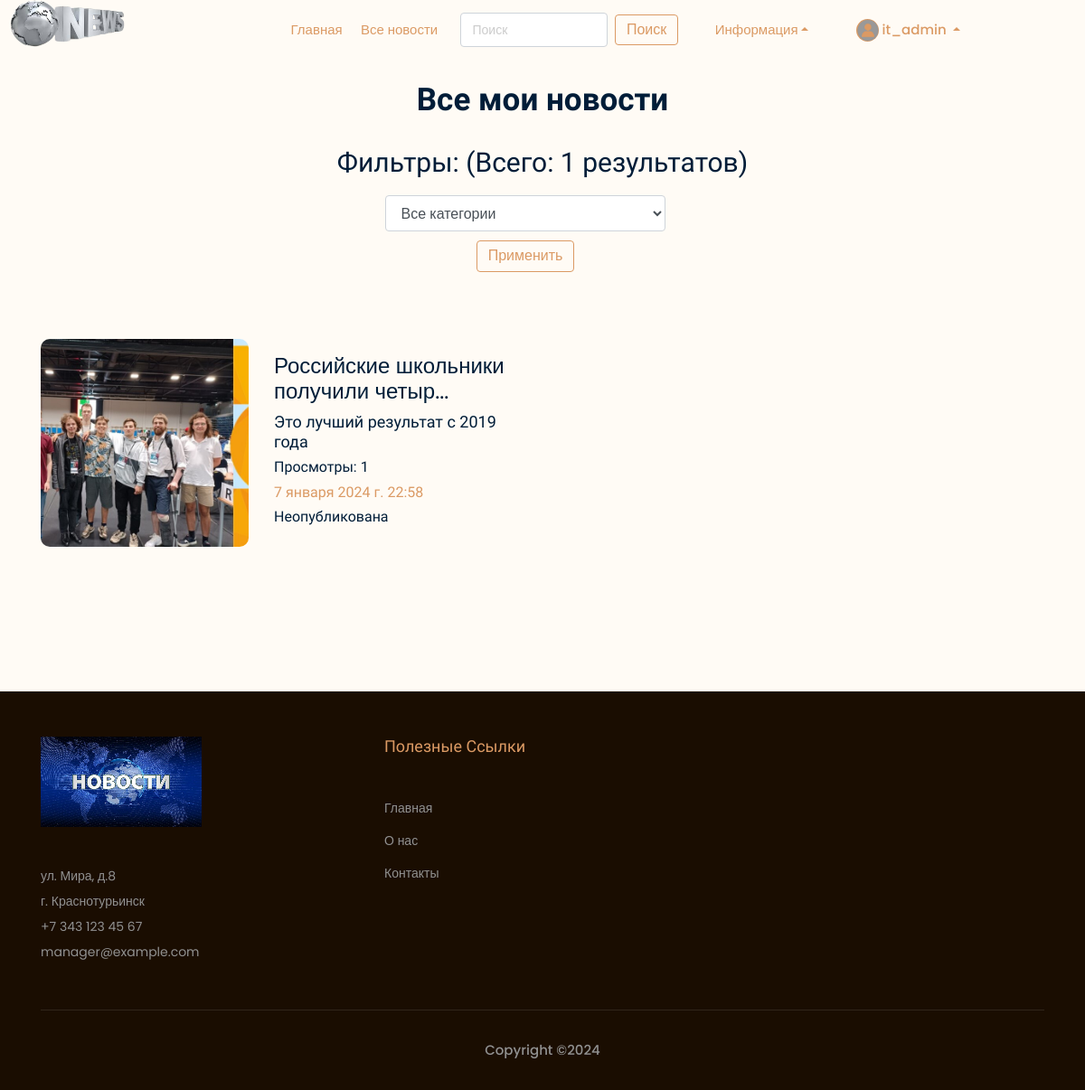
/users/mynewslist (signed in), run on an earlier commit of the app's database.
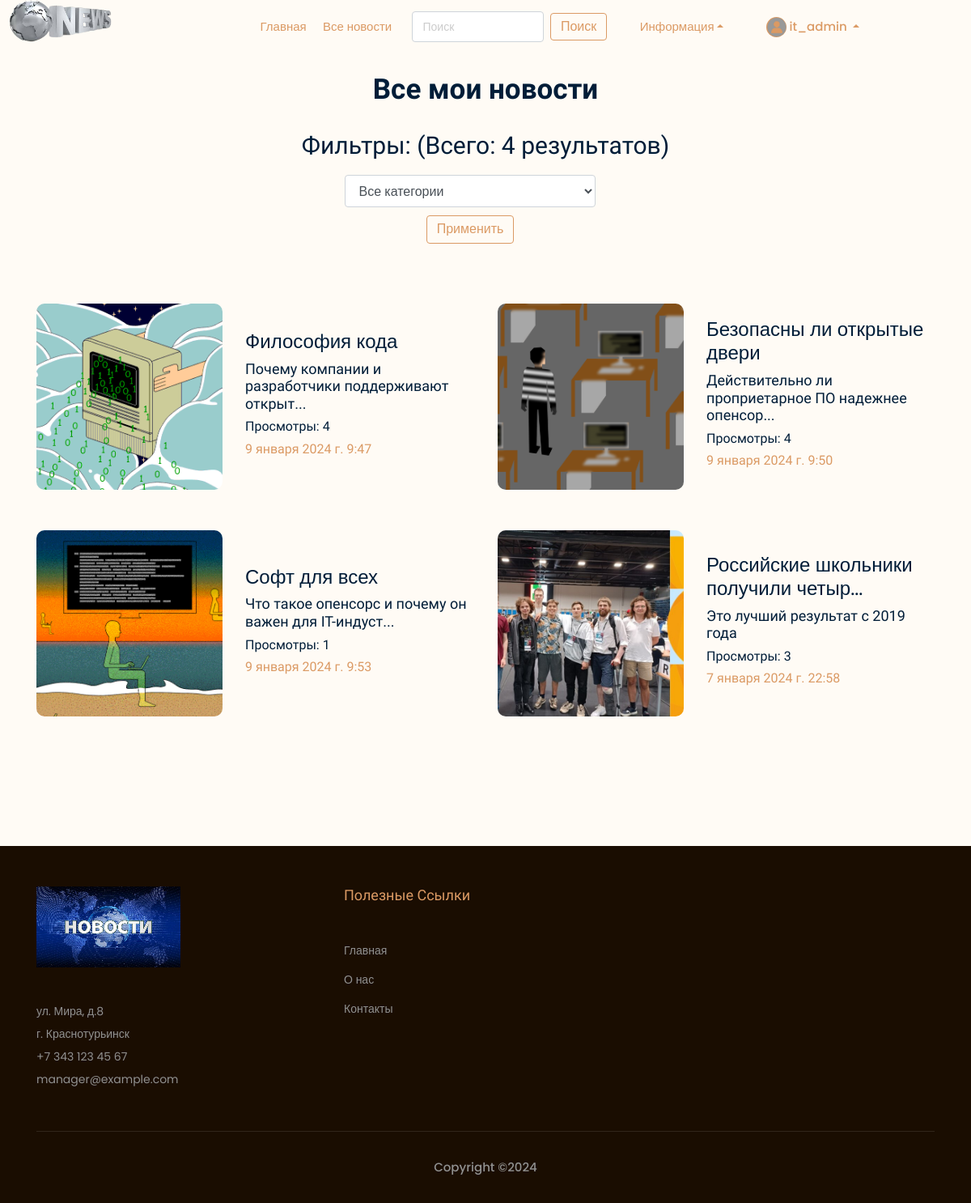
And on a later commit of the database.
### users/models.py (models this page shows, shortened)
class Account(models.Model):
    gender_choices = [('M', 'Male'),
                     ('F', 'Female'),
                     ('N/A', 'Not answered')]
    user = models.OneToOneField(User, on_delete=models.CASCADE,
                                primary_key=True, verbose_name='Имя пользователя')
    nickname = models.CharField('Псевдоним', max_length=100,
                                validators=[MinLengthValidator(2), MaxLengthValidator(50)])
    birthdate = models.DateField(blank=True, null=True, verbose_name='Дата рождения')
    gender = models.CharField(choices=gender_choices, max_length=20, verbose_name='Пол')
    account_image = models.ImageField(default='default.jpg',
                                      upload_to='account_images')
    address = models.CharField(blank=True, null=True, max_length=100, verbose_name='Адрес',
                               validators=[MaxLengthValidator(50)])
    vk = models.CharField(blank=True, null=True, max_length=100, validators=[MaxLengthValidator(30)])
    instagram = models.CharField(blank=True, null=True, max_length=100, validators=[MaxLengthValidator(30)])
    telegram = models.CharField(blank=True, null=True, max_length=100, validators=[MaxLengthValidator(30)])
    phone = models.CharField(blank=True, null=True, max_length=20, verbose_name='Телефон')
    objects = models.Manager()
    class Meta:
        ordering = ['user']
        verbose_name = 'Профиль'
        verbose_name_plural = 'Профили'

### news/models.py (models this page shows, shortened)
class Article(models.Model):
    categories = [('IT', 'IT'),
                  ('SPORT', 'Sport'),
                  ('AI', 'AI')]
    author = models.ForeignKey(User, on_delete=models.SET_NULL, null=True, verbose_name='Автор')    # Если пользователь удалится, то данное поле будет NULL
    title = models.CharField('Название', max_length=100, validators=[MinLengthValidator(10), MaxLengthValidator(100)])
    anouncement = models.TextField('Аннотация', max_length=250, validators=[MinLengthValidator(10), MaxLengthValidator(250)])
    text = models.TextField('Текст новости', validators=[MinLengthValidator(30), MaxLengthValidator(10000)])
    date = models.DateTimeField('Дата публикации', auto_created=True)
    date_edit = models.DateTimeField('Дата редактирования', auto_now=True)
    category = models.CharField(choices=categories, max_length=20, verbose_name='Категории')
    tags = models.ManyToManyField(to=Tag, blank=True, verbose_name='Тэги')    # blank - разрешаем полю быть пустым
    slug = models.SlugField()
    objects = models.Manager()
    published = PublishedToday()
    status = models.BooleanField(default=False, verbose_name='Опубликовано')    # Автор добавляет новость и по-умолчанию она не публикуется. Модетатор должен подтвердить публикацию - True
    def get_absolute_url(self):
        return f'/news/show/{self.id}'
    def get_views(self):
        return self.views.count()
    class Meta:
        ordering = ['date', 'title']    # Порядок сортировки
        verbose_name = 'Новость'
        verbose_name_plural = 'Новости'

class Image(models.Model):
    def folder_path(instance, filename):
        return f"article_images/article_{instance.article.pk}/{filename}"
    article = models.ForeignKey(Article, on_delete=models.CASCADE, verbose_name='Новость')
    title = models.CharField(max_length=50, blank=True, verbose_name='Название')
    image = models.ImageField(upload_to=folder_path)     # лучше добавить поле default !!!  # default='default_article_img.png',
    objects = models.Manager()
    class Meta:
        verbose_name = 'Изображение'
        verbose_name_plural = 'Изображения'

### users/views.py (the view)
# urls.py: path('mynewslist', views.my_news_list, name='my_news_list'),
def my_news_list(request):
    categories = Article.categories #создали перечень категорий
    author = User.objects.get(id=request.user.id) #фильтр по автору
    articles = Article.objects.filter(author=author)
    if request.method == "POST":
        category_filter = int(request.POST.get('category_filter'))
        if category_filter != 0: #фильтруем найденные результаты по категориям
            articles = articles.filter(category__icontains=categories[category_filter-1][0])
    else: #если страница открывется впервые
        category_filter = 0
    articles = articles.order_by('-date')
    total = len(articles)
    p = Paginator(articles, 6)
    page_number = request.GET.get('page')
    page_obj = p.get_page(page_number)
    context = {'articles': page_obj, 'total': total,
               'categories': categories, 'category_filter': category_filter}
    return render(request, 'users/my_news_list.html', context)

### users/templatetags/users_extras.py (called while the page is built)
@register.filter(name="has_group")
def has_group(user, group_name):
    return user.groups.filter(name=group_name).exists()

### users/templates/users/my_news_list.html (shortened to what this page needs)
{% extends 'main/base_template.html' %}
{% load static %}
{% load bootstrap5 %}
{% block content %}
<div class="Delicious_area">
    {% if total != 0 %}
    <div class="container">
        <div class="row">
            <div class="col-xl-12">
                <div class="section_title text-center mb-30">
                    <h3>Все мои новости</h3>
                </div>
            </div>
        </div>
        <div class="row">
            <div class="col-xl-12">
                <div class="section_title text-center mb-50">
                    <label><h2> Фильтры: (Всего: {{ total }} результатов) </h2>
                        <form method="post">
                                    <div class="form-group col-11">
                                        <select class="form-select" name="category_filter" style="width:80%">
                                            <option value="0">Все категории</option>
                                        </select>
                                        <button class="buttn2 boxed-button2 my-2 my-sm-0" type="submit">Применить</button>
                                    </div>
                        </form>
                    </label>
                </div>
            </div>
        </div>
    </div>
    <div class="container">
        {% include 'news/news_random_main.html' with articles=articles %}
    </div>
    {% endif %}
</div>
{% endblock %}

### main/templates/main/base_template.html (shortened to what this page needs)
<!DOCTYPE html>
<html lang="en">
{% load static %}
{% load users_extras %}
<head>
    <link rel="stylesheet" href="{% static 'main' %}/css/bootstrap.min.css">
    <link rel="stylesheet" href="{% static 'main' %}/css/owl.carousel.min.css">
    <link rel="stylesheet" href="{% static 'main' %}/css/magnific-popup.css">
    <link rel="stylesheet" href="{% static 'main' %}/css/font-awesome.min.css">
    <link rel="stylesheet" href="{% static 'main' %}/css/themify-icons.css">
    <link rel="stylesheet" href="{% static 'main' %}/css/gijgo.css">
    <link rel="stylesheet" href="{% static 'main' %}/css/flaticon.css">
    <link rel="stylesheet" href="{% static 'main' %}/css/slicknav.css">
    <link rel="stylesheet" href="{% static 'main' %}/css/style.css">
    <link rel="stylesheet" href="https://ajax.googleapis.com/ajax/libs/jqueryui/1.11.4/themes/smoothness/jquery-ui.css">
</head>
<body>
{% include 'main/header.html' %}
{% block content %}{% endblock %}
{% include 'main/foot.html' %}
</body>
</html>

### main/templates/main/header.html (shortened to what this page needs)
{% load static %}
{% load users_extras %}
<header>
    <div class="header-area">
        <div id="sticky-header" class="main-header-area">
            <div class="container-fluid p-0">
                <div class="header_bottom_border">
                    <div class="row align-self-start no-gutters">
                        <div class="mx-auto col-xl-2 col-lg-2">
                            <div class="logo">
                                <a href="{% url 'home' %}">
                                        <img src="{% static 'main' %}/img/logo.png" alt="">
                                </a>
                            </div>
                        </div>
                        <div class="col-xl-10 col-lg-10">
                            <div class="main-menu d-none d-lg-block">
                                <nav>
                                    <ul id="navigation">
                                        <li><a href="{% url 'home' %}">Главная</a></li>
                                        <li><a href="{% url 'news_index' %}">Все новости</a></li>
                                        <li>
                                            <form class="form-inline" action="{% url 'search' %}" method="post" style="width: 250px">
                                                <input class="form-search mr-sm-2" id="search_input" name="search_input" type="search" placeholder="Поиск" aria-label="Search">
                                                <button class="buttn2 boxed-button2 my-2 my-sm-0" type="submit">Поиск</button>
                                            </form>
                                        </li>
                                        <li class="nav-item dropup">
                                            <a class="nav-link dropdown-toggle dropdown-toggle-split" data-toggle="dropdown" href="#" role="button" aria-haspopup="true" aria-expanded="false">
                                            Информация</a>
                                        </li>
                                        {% if request.user.id %}
                                            <li class="nav-item dropup">
                                                <a class="nav-link dropdown-toggle dropdown-toggle-split" data-toggle="dropdown" href="#" role="button" aria-haspopup="true" aria-expanded="false">
                                                    <img src="{{ request.user.account.account_image.url }}" alt="" width="25" height="25" class="rounded-circle me-2">
                                                    {{ request.user.username }}
                                                </a>
                                            </li>
                                        {% endif %}
                                        <br>
                                    </ul>
                                </nav>
                            </div>
                        </div>
                        <div class="col-12">
                        </div>
                    </div>
                </div>
            </div>
        </div>
    </div>
</header>

### news/templates/news/news_random_main.html (shortened to what this page needs)
<div class="row">
    {% for article in articles %}
        <div class="col-xl-6 col-md-6 col-lg-6">
            <a href="{{ article.get_absolute_url }}">
            <div class="single_delicious d-flex align-items-center">
                <div class="thumb">
                    {% if article.image_set.all %}
                        <img class="d-block" src="{{ article.image_set.all.0.image.url }}" alt="{{ article.title }}">
                    {% else %}
                        <img class="d-block" src="/media/default_article_img.png" alt="{{ article.title }}">
                    {% endif %}
                </div>
                <div class="info">
                    {% if article.title|length > 35 %}
                        <h3>{{ article.title|slice:":35" }}...</h3>
                    {% else %}
                        <h3>{{ article.title }}</h3>
                    {% endif %}
                    {% if article.anouncement|length > 50 %}
                        <h4>{{ article.anouncement|slice:":50" }}...</h4>
                    {% else %}
                        <h4>{{ article.anouncement }}</h4>
                    {% endif %}
                    <h5>Просмотры: {{ article.get_views }}</h5>
                    <h5><span>{{ article.date_edit }}</span></h5>
                    {% if article.status == False %}
                        <h5>Неопубликована</h5>
                    {% endif %}
                </div>
            </div>
        </div>
    {% endfor %}
</div>

### main/templates/main/foot.html (shortened to what this page needs)
{% load static %}
<footer class="footer">
    <div class="footer_top">
        <div class="container">
            <div class="row">
                <div class="col-xl-3 col-md-6 col-lg-3 ">
                    <div class="footer_widget">
                        <div class="footer_logo">
                            <a href="{% url 'home' %}">
                                <img src="{% static 'main' %}/img/footer_logo.png" alt="">
                            </a>
                        </div>
                        <p>ул. Мира, д.8 <br> г. Краснотурьинск <br> +7 343 123 45 67 <br> manager@example.com </p>
                    </div>
                </div>
                <div class="col-xl-4 col-md-6 col-lg-4 offset-xl-1">
                    <div class="footer_widget">
                        <h3 class="footer_title">
                            Полезные ссылки
                        </h3>
                        <ul>
                            <li><a href="{% url 'home' %}">Главная</a></li>
                            <li><a href="{% url 'about' %}">О нас</a></li>
                            <li><a href="{% url 'contacts' %}">Контакты</a></li>
                        </ul>
                    </div>
                </div>
            </div>
        </div>
    </div>
    <div class="copy-right_text">
        <div class="container">
            <div class="footer_border"></div>
            <div class="row">
                <div class="col-xl-12">
                    <p class="copy_right text-center">
                        Copyright &copy;<script>document.write(new Date().getFullYear());</script>
                    </p>
                </div>
            </div>
        </div>
    </div>
</footer>

What changed in the data, as far as the page shows it:
added Article: image_set.all.0.image (picture), title "Философия кода", anouncement "Почему компании и разработчики поддерживают открыт", get_views "4", date_edit "9 января 2024 г. 9:47"
added Article: image_set.all.0.image (picture), title "Безопасны ли открытые двери", anouncement "Действительно ли проприетарное ПО надежнее опенсор", get_views "4", date_edit "9 января 2024 г. 9:50"
added Article: image_set.all.0.image (picture), title "Софт для всех", anouncement "Что такое опенсорс и почему он важен для IT-индуст", get_views "1", date_edit "9 января 2024 г. 9:53"
changed Article "Российские школьники получили четыр": get_views "1" → "3"; no longer shows "Неопубликована"
Also different on the page:
{{ total }}: "1" → "4"
